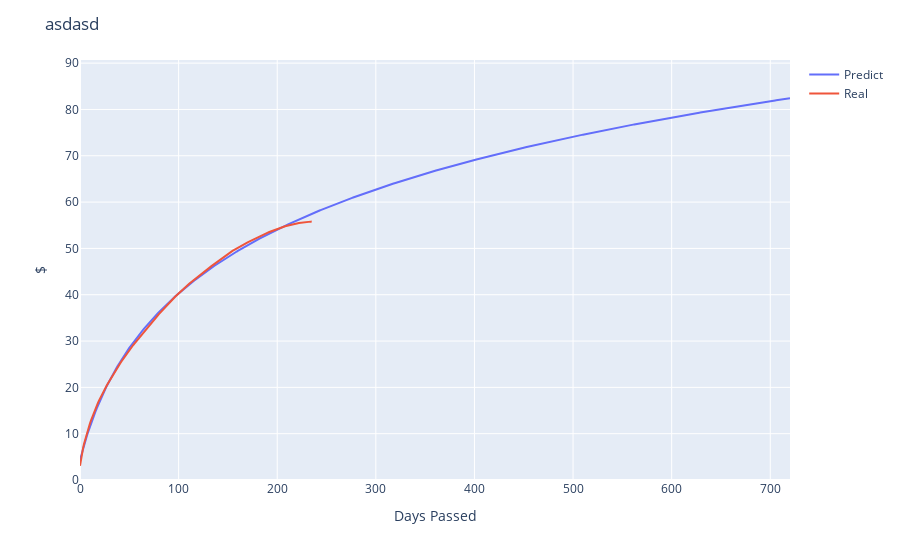

This figure's notebook cell:
### Code cell
def func(x, a, b, c):
    return 1000*np.tanh(a)*np.log(x + 500*b) + 500*np.tanh(c)
#     return 100*a*np.log(x + 10000*np.tanh(b)) + c
#     return a*np.exp(-0.001*np.tanh(b)/x) + c
#     return 0.001*a*np.sqrt(x + b) + c
#     return 0.001*a*np.exp2(x + b) + c
# lag_list = [x+1 for x in range(len(ltv))]
popt, pcov = curve_fit(func, lag_list, ltv,
              sigma=[x**0.2 for x in sigma], absolute_sigma=True, maxfev = 100000, p0=(0, 1, -1))

days = np.linspace(0, 720, 721)
LTV = [func(x, *popt) for x in days]
days = [int(x) for x in days]

fig = px.line()
fig.add_scatter(x=days, y=LTV, mode='lines', name="Predict")
# Show plot
fig.add_scatter(x=days, y=ltv, mode='lines', name="Real")
fig.update_yaxes(range=[0,max(LTV)*1.1], row=1, col=1)

fig.update_layout(
    title='asdasd',
    xaxis_title="Days Passed",
    yaxis_title="$")
fig.update_layout(hovermode='x')
fig.show()

### Figure 1 — Plotly figure (JSON) as saved in the notebook; plotly's stock layout.template omitted (floating-point values rounded to 4 significant figures; data arrays with more than 128 entries replaced by an {"elided": "..."} marker saying what was removed)
{"data": [{"mode": "lines", "name": "Predict", "type": "scatter", "x": {"elided": "721 int values"}, "y": {"elided": "721 float values"}}, {"mode": "lines", "name": "Real", "type": "scatter", "x": {"elided": "721 int values"}, "y": {"elided": "236 float values"}}], "layout": {"hovermode": "x", "legend": {"tracegroupgap": 0}, "margin": {"t": 60}, "title": {"text": "asdasd"}, "xaxis": {"anchor": "y", "domain": [0, 1], "title": {"text": "Days Passed"}}, "yaxis": {"anchor": "x", "domain": [0, 1], "range": [0, 90.68], "title": {"text": "$"}}}}
